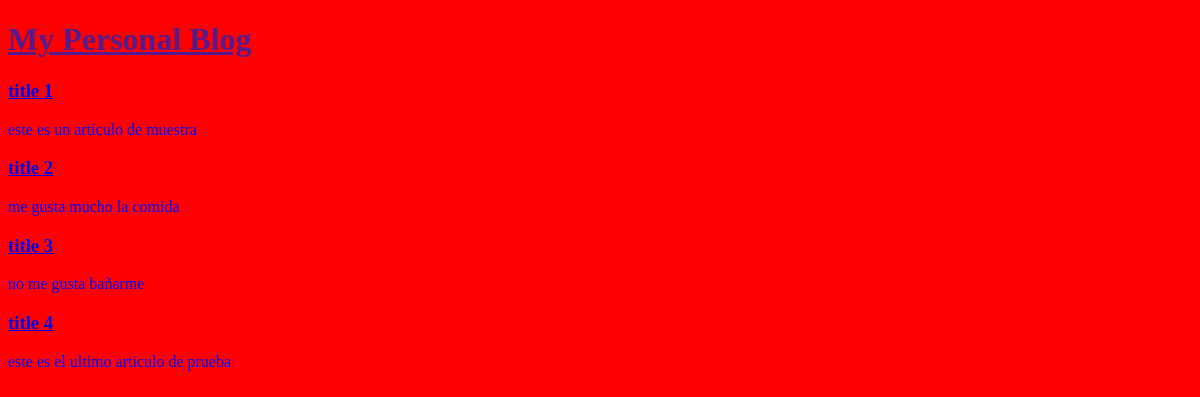
Before: / with the older database file.
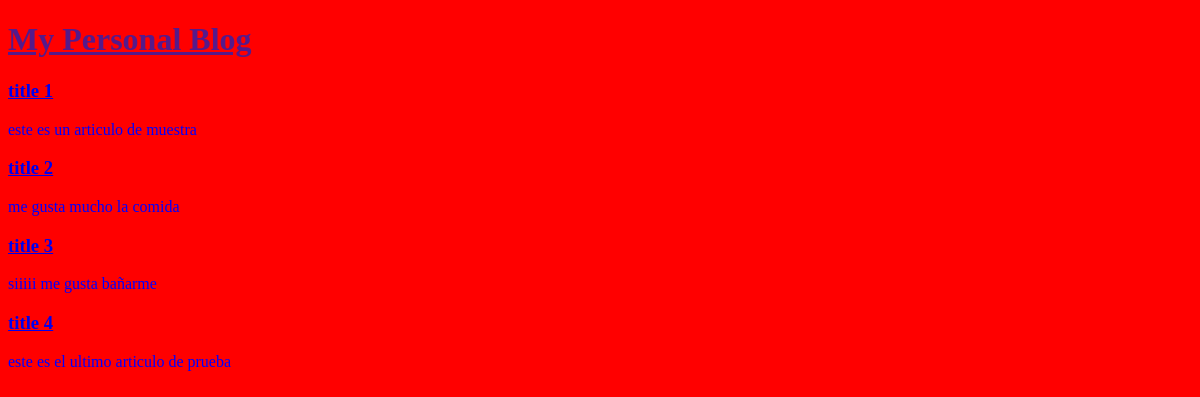
After: the same page with the newer database file.
### articles/models.py (models this page shows, shortened)
class Article(models.Model):
	author= models.ForeignKey(User, on_delete=models.CASCADE)
	title= models.CharField(max_length=100)
	body= models.TextField()

### articles/views.py (the view)
# urls.py: path('', views.ArticleListView.as_view() , name='home'),
class ArticleListView(ListView):
    model = Article
    template_name = 'home.html'

### templates/home.html (shortened to what this page needs)
{% load static %}
<!DOCTYPE html>
<html>
 <head>
   <link rel="stylesheet" href="{% static 'css/style.css' %}">
</head>
<body>
     <header>
       <h1> <a href="">My Personal Blog</a> </h1>
     </header>
     <div class="container">
       {% block content %}
         {% for i in object_list %}
             <div class="article">
             <h3><a href="{% url 'detail' i.pk %}">{{ i.title }}</a></h3>
               <p>{{ i.body }}</p>
            </div>
         {% endfor %}
        {% endblock content %}
     </div>
 </body>
</html>

### static/css/style.css (style rules this page uses)
body { background-color: red; color: blue; }

Changed rows visible on the page:
changed Article "title 3": body "no me gusta bañarme" → "siiiii me gusta bañarme"
